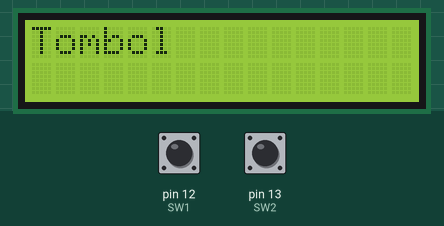
This sketch was run on a simulated Arduino Uno, built with avr-gcc and run on an emulated ATmega328P. Shown: 16×2 character LCD. The test bench sets the inputs (shaded band); at power-on: pin 12 (SW1) LOW, pin 13 (SW2) LOW.

Above: at 1.2 s.
1.3 s: pin 12 (SW1) pulled HIGH for 0.15 s
At 1.7 s:
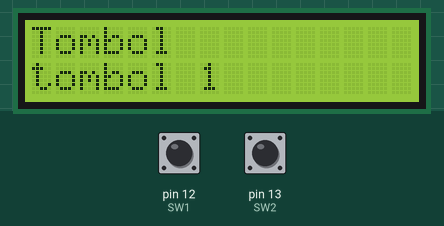
3.5 s: pin 13 (SW2) pulled HIGH for 1 s
At 3.9 s:
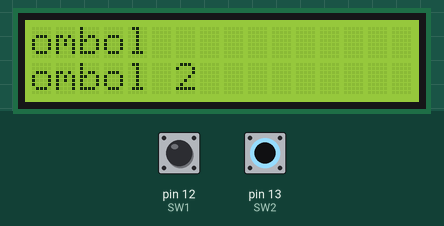
6.0 s: pin 12 (SW1) pulled HIGH for 1 s
At 6.4 s:
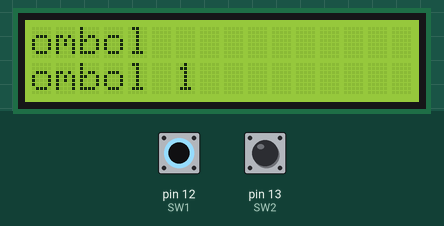
8.5 s: pin 12 (SW1) pulled HIGH for 3.2 s
13.2 s: pin 13 (SW2) pulled HIGH for 3.2 s
At 13.6 s:
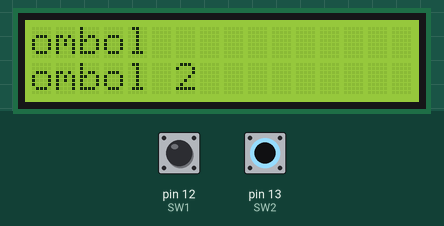
17.9 s: pin 12 (SW1) driven HIGH and pin 13 (SW2) driven HIGH
At 19.0 s:
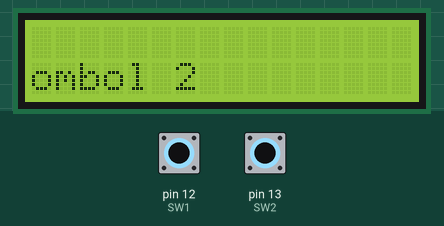
Timing chart, 0 to 20.9 s (numbered marks = the images above; inputs shaded):
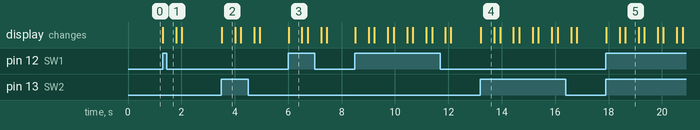

The sketch:

U2program2.ino
```cpp
#include <Wire.h>
#include<LiquidCrystal_I2C.h>
const int SW1 = 12;
const int SW2 = 13;
LiquidCrystal_I2C lcd(0x27, 16, 2);

void setup() {
  // put your setup code here, to run once:
  pinMode(SW1, INPUT);
  pinMode(SW2, INPUT);
  lcd.init();
}

void loop() {
  // put your main code here, to run repeatedly:
  lcd.backlight();
  lcd.setCursor(0,0);
  lcd.print("Tombol");

  if(digitalRead(SW1)==HIGH)
  {
    lcd.setCursor(0,1);
    lcd.print("tombol 1");
    delay(500);
    lcd.clear();
    lcd.scrollDisplayLeft();
    delay(200);
  }

  if(digitalRead(SW2)==HIGH)
  {
    lcd.setCursor(0,1);
    lcd.print("tombol 2");
    delay(500);
    lcd.clear();
    lcd.scrollDisplayLeft();
    delay(200);
  }
}
```

Measured:
- after the input at 1.3 s, the display: changes at once (image 1)
- after the input at 3.5 s, the display: changes at once (image 2)
- after the input at 6.0 s, the display: changes at once (image 3)
- after the input at 13.2 s, the display: changes at once (image 4)
- after the input at 17.9 s, the display: first changes at once (image 5 shows a later state)
- what the display in image 2 shows lasts 0.5 s, from 3.5 s to 4.0 s
